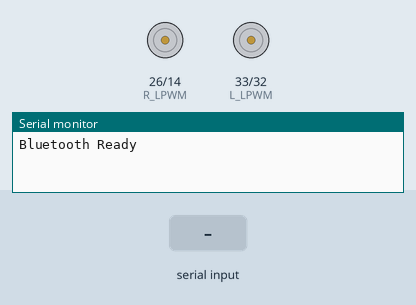
This sketch was run on a simulated ESP32. Shown: motor-driver pin pairs drawn as motors (green arrow = first pin HIGH = forward, orange = second pin HIGH = backward, longer = more drive), the last lines printed to the serial monitor. The inputs (shaded band) are chosen by the test bench. Nothing arrives over Bluetooth unless stated.

Above: at 1.2 s.
1.3 s: "F90\n" received over the second serial link
At 2.5 s:
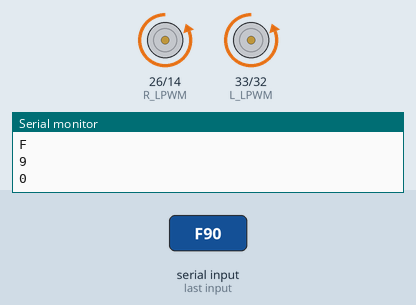
2.8 s: "F" received over the second serial link
At 3.8 s:
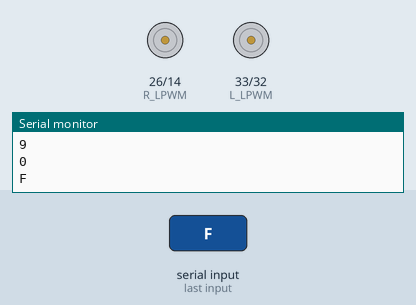
4.3 s: "90,45\n" received over the second serial link
5.8 s: "B90\n" received over the second serial link
At 6.1 s:
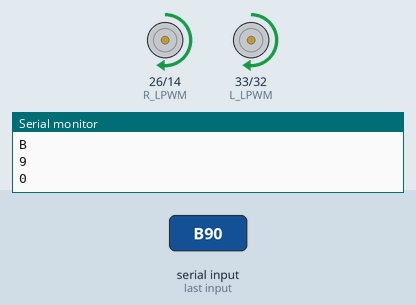
Timing chart, 0 to 8.3 s (numbered marks = the images above; inputs shaded):
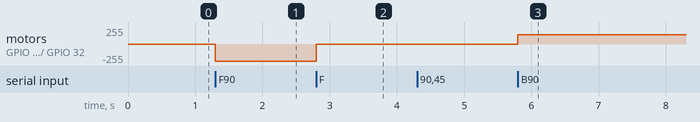

Measured:
- after the input at 1.3 s, motor on GPIO 26 (R_LPWM) / GPIO 14 (R_RPWM), motor on GPIO 33 (L_LPWM) / GPIO 32 (L_RPWM): stopped → backward 255/255 at once
- after the input at 2.8 s, motor on GPIO 26 (R_LPWM) / GPIO 14 (R_RPWM), motor on GPIO 33 (L_LPWM) / GPIO 32 (L_RPWM): backward 255/255 → stopped at once
- after the input at 5.8 s, motor on GPIO 26 (R_LPWM) / GPIO 14 (R_RPWM), motor on GPIO 33 (L_LPWM) / GPIO 32 (L_RPWM): stopped → forward 140/255 at once

The sketch:

Bluetooth.ino
```cpp
#include "BluetoothSerial.h"

BluetoothSerial SerialBT;

// Left Driver
#define L_RPWM 32
#define L_LPWM 33

// Right Driver
#define R_RPWM 14
#define R_LPWM 26

const int PWM_FREQ = 1000;
const int PWM_RES = 8;

const int CH_L_RPWM = 0;
const int CH_L_LPWM = 1;
const int CH_R_RPWM = 2;
const int CH_R_LPWM = 3;

int motorSpeed = 255;

void setup() {

  Serial.begin(115200);

  SerialBT.begin("RoboRaceBot");

  ledcSetup(CH_L_RPWM, PWM_FREQ, PWM_RES);
  ledcSetup(CH_L_LPWM, PWM_FREQ, PWM_RES);
  ledcSetup(CH_R_RPWM, PWM_FREQ, PWM_RES);
  ledcSetup(CH_R_LPWM, PWM_FREQ, PWM_RES);

  ledcAttachPin(L_RPWM, CH_L_RPWM);
  ledcAttachPin(L_LPWM, CH_L_LPWM);

  ledcAttachPin(R_RPWM, CH_R_RPWM);
  ledcAttachPin(R_LPWM, CH_R_LPWM);

  stopMotors();

  Serial.println("Bluetooth Ready");
}

void loop() {

  if (SerialBT.available()) {

    char cmd = SerialBT.read();

    Serial.println(cmd);

    if (cmd >= '0' && cmd <= '9') {
      motorSpeed = map(cmd - '0', 0, 9, 0, 255);
      return;
    }

    switch (cmd) {

      case 'F':
        forward();
        break;

      case 'B':
        backward();
        break;

      case 'L':
        left();
        break;

      case 'R':
        right();
        break;

      case 'S':
        stopMotors();
        break;
    }
  }
}

void forward() {

  ledcWrite(CH_L_RPWM, motorSpeed);
  ledcWrite(CH_L_LPWM, 0);

  ledcWrite(CH_R_RPWM, motorSpeed);
  ledcWrite(CH_R_LPWM, 0);
}

void backward() {

  ledcWrite(CH_L_RPWM, 0);
  ledcWrite(CH_L_LPWM, motorSpeed);

  ledcWrite(CH_R_RPWM, 0);
  ledcWrite(CH_R_LPWM, motorSpeed);
}

void left() {

  ledcWrite(CH_L_RPWM, 0);
  ledcWrite(CH_L_LPWM, motorSpeed);

  ledcWrite(CH_R_RPWM, motorSpeed);
  ledcWrite(CH_R_LPWM, 0);
}

void right() {

  ledcWrite(CH_L_RPWM, motorSpeed);
  ledcWrite(CH_L_LPWM, 0);

  ledcWrite(CH_R_RPWM, 0);
  ledcWrite(CH_R_LPWM, motorSpeed);
}

void stopMotors() {

  ledcWrite(CH_L_RPWM, 0);
  ledcWrite(CH_L_LPWM, 0);

  ledcWrite(CH_R_RPWM, 0);
  ledcWrite(CH_R_LPWM, 0);
}
```
